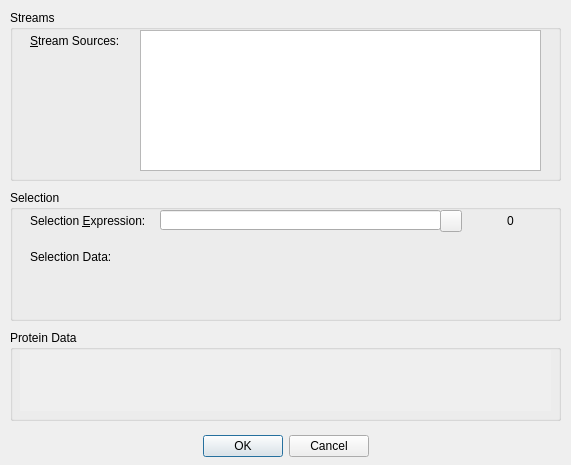
<?xml version="1.0" encoding="UTF-8"?>
<ui version="4.0">
 <class>proteinDataMiningDialog</class>
 <widget class="QDialog" name="proteinDataMiningDialog">
  <property name="geometry">
   <rect>
    <x>0</x>
    <y>0</y>
    <width>571</width>
    <height>465</height>
   </rect>
  </property>
  <property name="windowTitle">
   <string>Protein Data Mining</string>
  </property>
  <widget class="QDialogButtonBox" name="buttonBox">
   <property name="geometry">
    <rect>
     <x>10</x>
     <y>430</y>
     <width>551</width>
     <height>32</height>
    </rect>
   </property>
   <property name="orientation">
    <enum>Qt::Horizontal</enum>
   </property>
   <property name="standardButtons">
    <set>QDialogButtonBox::Cancel|QDialogButtonBox::Ok</set>
   </property>
   <property name="centerButtons">
    <bool>true</bool>
   </property>
  </widget>
  <widget class="QGroupBox" name="groupBox_2">
   <property name="geometry">
    <rect>
     <x>10</x>
     <y>190</y>
     <width>551</width>
     <height>131</height>
    </rect>
   </property>
   <property name="title">
    <string>Selection</string>
   </property>
   <widget class="QLabel" name="sel_label">
    <property name="geometry">
     <rect>
      <x>20</x>
      <y>20</y>
      <width>131</width>
      <height>21</height>
     </rect>
    </property>
    <property name="text">
     <string>Selection &amp;Expression:</string>
    </property>
    <property name="buddy">
     <cstring>sel_string</cstring>
    </property>
   </widget>
   <widget class="QLineEdit" name="sel_string">
    <property name="geometry">
     <rect>
      <x>150</x>
      <y>20</y>
      <width>281</width>
      <height>20</height>
     </rect>
    </property>
    <property name="whatsThis">
     <string/>
    </property>
   </widget>
   <widget class="QLabel" name="sel_atCount">
    <property name="geometry">
     <rect>
      <x>470</x>
      <y>20</y>
      <width>61</width>
      <height>21</height>
     </rect>
    </property>
    <property name="text">
     <string>0</string>
    </property>
    <property name="alignment">
     <set>Qt::AlignCenter</set>
    </property>
   </widget>
   <widget class="QLabel" name="sel_label2">
    <property name="geometry">
     <rect>
      <x>20</x>
      <y>60</y>
      <width>111</width>
      <height>20</height>
     </rect>
    </property>
    <property name="text">
     <string>Selection Data:</string>
    </property>
    <property name="alignment">
     <set>Qt::AlignLeading|Qt::AlignLeft|Qt::AlignTop</set>
    </property>
   </widget>
   <widget class="QLabel" name="sel_labelResults">
    <property name="geometry">
     <rect>
      <x>150</x>
      <y>60</y>
      <width>341</width>
      <height>51</height>
     </rect>
    </property>
    <property name="text">
     <string/>
    </property>
    <property name="textFormat">
     <enum>Qt::AutoText</enum>
    </property>
    <property name="alignment">
     <set>Qt::AlignLeading|Qt::AlignLeft|Qt::AlignTop</set>
    </property>
    <property name="wordWrap">
     <bool>true</bool>
    </property>
   </widget>
   <widget class="QPushButton" name="sel_parse">
    <property name="geometry">
     <rect>
      <x>430</x>
      <y>20</y>
      <width>22</width>
      <height>22</height>
     </rect>
    </property>
    <property name="text">
     <string/>
    </property>
   </widget>
  </widget>
  <widget class="QGroupBox" name="groupBox">
   <property name="geometry">
    <rect>
     <x>10</x>
     <y>10</y>
     <width>551</width>
     <height>171</height>
    </rect>
   </property>
   <property name="title">
    <string>Streams</string>
   </property>
   <widget class="QLabel" name="label_2">
    <property name="geometry">
     <rect>
      <x>20</x>
      <y>20</y>
      <width>111</width>
      <height>21</height>
     </rect>
    </property>
    <property name="text">
     <string>&amp;Stream Sources:</string>
    </property>
    <property name="buddy">
     <cstring>sList</cstring>
    </property>
   </widget>
   <widget class="QListWidget" name="sList">
    <property name="geometry">
     <rect>
      <x>130</x>
      <y>20</y>
      <width>401</width>
      <height>141</height>
     </rect>
    </property>
    <property name="editTriggers">
     <set>QAbstractItemView::NoEditTriggers</set>
    </property>
    <property name="selectionMode">
     <enum>QAbstractItemView::MultiSelection</enum>
    </property>
   </widget>
  </widget>
  <widget class="QGroupBox" name="groupBox_4">
   <property name="geometry">
    <rect>
     <x>10</x>
     <y>330</y>
     <width>551</width>
     <height>91</height>
    </rect>
   </property>
   <property name="title">
    <string>Protein Data</string>
   </property>
   <widget class="QScrollArea" name="scrollArea">
    <property name="geometry">
     <rect>
      <x>10</x>
      <y>20</y>
      <width>531</width>
      <height>61</height>
     </rect>
    </property>
    <property name="frameShape">
     <enum>QFrame::NoFrame</enum>
    </property>
    <property name="frameShadow">
     <enum>QFrame::Plain</enum>
    </property>
    <property name="widgetResizable">
     <bool>true</bool>
    </property>
    <widget class="QWidget" name="scrollAreaWidgetContents">
     <property name="geometry">
      <rect>
       <x>0</x>
       <y>0</y>
       <width>531</width>
       <height>61</height>
      </rect>
     </property>
     <widget class="QWidget" name="verticalLayoutWidget">
      <property name="geometry">
       <rect>
        <x>0</x>
        <y>0</y>
        <width>531</width>
        <height>61</height>
       </rect>
      </property>
      <layout class="QVBoxLayout" name="saLayout"/>
     </widget>
    </widget>
   </widget>
  </widget>
 </widget>
 <tabstops>
  <tabstop>sList</tabstop>
  <tabstop>sel_string</tabstop>
  <tabstop>sel_parse</tabstop>
  <tabstop>scrollArea</tabstop>
  <tabstop>buttonBox</tabstop>
 </tabstops>
 <resources/>
 <connections>
  <connection>
   <sender>buttonBox</sender>
   <signal>rejected()</signal>
   <receiver>proteinDataMiningDialog</receiver>
   <slot>reject()</slot>
   <hints>
    <hint type="sourcelabel">
     <x>316</x>
     <y>431</y>
    </hint>
    <hint type="destinationlabel">
     <x>286</x>
     <y>274</y>
    </hint>
   </hints>
  </connection>
 </connections>
</ui>
